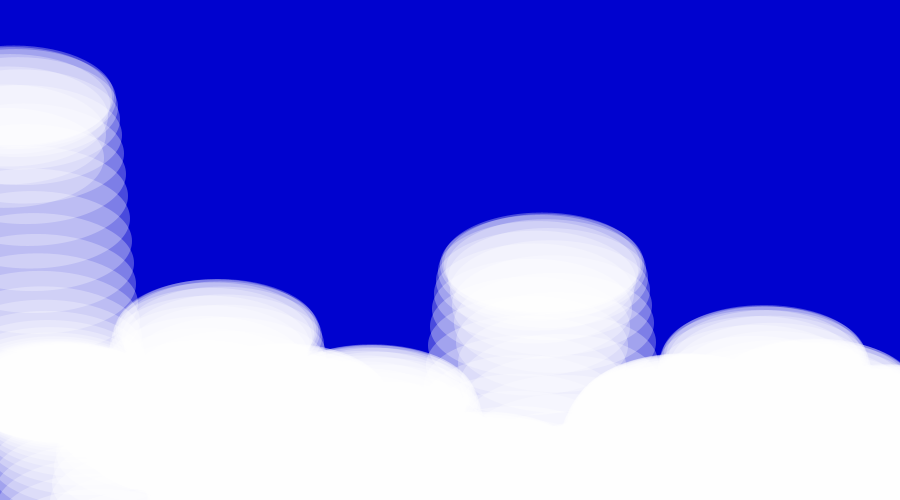
Frame 1 (no input)
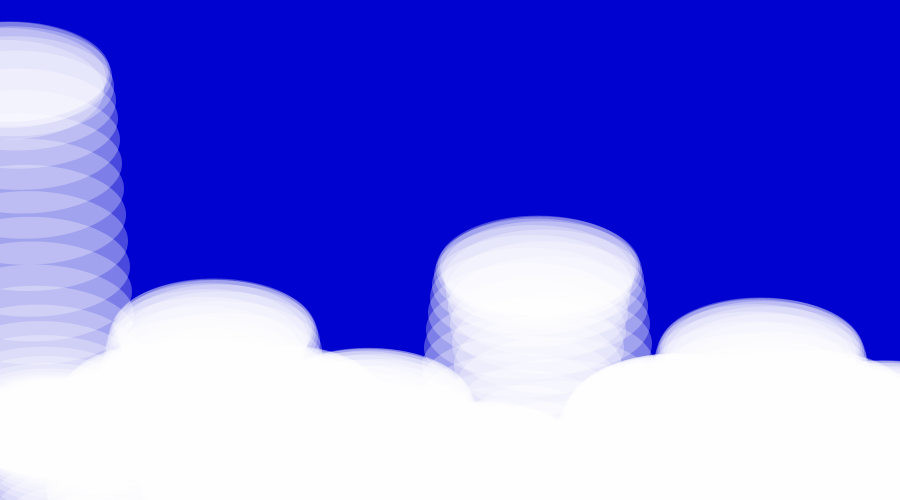
Frame 60 (the mouse pressed at the canvas centre just before this capture)
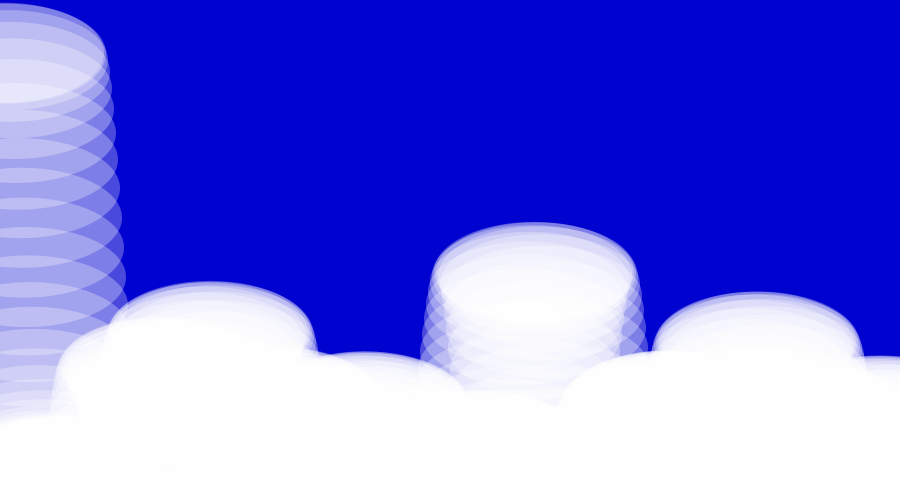
Frame 120 (the mouse held since frame 60 and released just before this capture)

The Processing sketch that drew these frames (run headless with seeded random() and noise(); from frame 60 on, the mouse is pressed at the canvas centre):

// Processing sketch: processing_18670
// ── processing_18670.pde

/**
 * Additive Wave
 * by Daniel Shiffman. 
 * 
 * Create a more complex wave by adding two waves together. 
 */
 
int xspacing = 2;   // How far apart should each horizontal location be spaced
int w;              // Width of entire wave
int maxwaves = 30;   // total # of waves to add together

float theta = 3;
float[] amplitude = new float[maxwaves];   // Height of wave
float[] dx = new float[maxwaves];          // Value for incrementing X, to be calculated as a function of period and xspacing
float[] yvalues;                           // Using an array to store height values for the wave (not entirely necessary)

void setup() {
  size(900, 500);
  frameRate(30);
  colorMode(RGB, 255, 800, 800, 69);
  smooth();
  w = width + 16;

  for (int i = 0; i < maxwaves; i++) {
    amplitude[i] = random(10,30);
    float period = random(50,300); // How many pixels before the wave repeats
    dx[i] = (TWO_PI / period) * xspacing;
  }

  yvalues = new float[w/xspacing];
}

void draw() {
  background(719);
  calcWave();
  renderWave();
}

void calcWave() {
  // Increment theta (try different values for 'angular velocity' here
  theta += 0.005;

  // Set all height values to zero
  for (int i = 0; i < yvalues.length; i++) {
    yvalues[i] = 0;
  }
 
  // Accumulate wave height values
  for (int j = 0; j < maxwaves; j++) {
    float x = theta;
    for (int i = 0; i < yvalues.length; i++) {
      // Every other wave is cosine instead of sine
      if (j % 2 == 0)  yvalues[i] += sin(x)*amplitude[j];
      else yvalues[i] += cos(x)*amplitude[j];
      x+=dx[j];
    }
  }
}

void renderWave() {
  // A simple way to draw the wave with an ellipse at each location
  noStroke();
  fill(255,20);
  ellipseMode(CENTER);
  for (int x = 2; x < yvalues.length; x++) {
    ellipse(x*xspacing,width/2+yvalues[x],200,100);
  }
}
